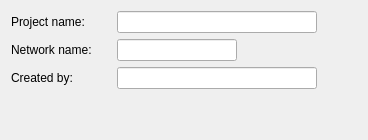
        <widget class="QWidget" name="generalTab">
         <attribute name="title">
          <string>General Info</string>
         </attribute>
         <layout class="QGridLayout" name="gridLayout_9">
          <item row="0" column="0">
           <layout class="QGridLayout" name="generalGridLayout">
            <item row="3" column="0">
             <layout class="QHBoxLayout" name="horizontalLayout_createdBy">
              <item>
               <widget class="QLabel" name="label_createdBy">
                <property name="sizePolicy">
                 <sizepolicy hsizetype="Fixed" vsizetype="Preferred">
                  <horstretch>0</horstretch>
                  <verstretch>0</verstretch>
                 </sizepolicy>
                </property>
                <property name="minimumSize">
                 <size>
                  <width>100</width>
                  <height>0</height>
                 </size>
                </property>
                <property name="maximumSize">
                 <size>
                  <width>130</width>
                  <height>16777215</height>
                 </size>
                </property>
                <property name="text">
                 <string>Created by:</string>
                </property>
               </widget>
              </item>
              <item>
               <widget class="QLineEdit" name="lineEdit_createdBy">
                <property name="minimumSize">
                 <size>
                  <width>200</width>
                  <height>0</height>
                 </size>
                </property>
               </widget>
              </item>
              <item>
               <spacer name="horizontalSpacer_2">
                <property name="orientation">
                 <enum>Qt::Horizontal</enum>
                </property>
                <property name="sizeHint" stdset="0">
                 <size>
                  <width>40</width>
                  <height>20</height>
                 </size>
                </property>
               </spacer>
              </item>
             </layout>
            </item>
            <item row="0" column="0">
             <layout class="QHBoxLayout" name="horizontalLayout_projectName">
              <item>
               <widget class="QLabel" name="label_projectName">
                <property name="sizePolicy">
                 <sizepolicy hsizetype="Fixed" vsizetype="Preferred">
                  <horstretch>0</horstretch>
                  <verstretch>0</verstretch>
                 </sizepolicy>
                </property>
                <property name="minimumSize">
                 <size>
                  <width>100</width>
                  <height>0</height>
                 </size>
                </property>
                <property name="maximumSize">
                 <size>
                  <width>130</width>
                  <height>16777215</height>
                 </size>
                </property>
                <property name="text">
                 <string>Project name:</string>
                </property>
               </widget>
              </item>
              <item>
               <widget class="QLineEdit" name="lineEdit_projectName">
                <property name="minimumSize">
                 <size>
                  <width>200</width>
                  <height>0</height>
                 </size>
                </property>
               </widget>
              </item>
              <item>
               <spacer name="horizontalSpacer">
                <property name="orientation">
                 <enum>Qt::Horizontal</enum>
                </property>
                <property name="sizeHint" stdset="0">
                 <size>
                  <width>40</width>
                  <height>20</height>
                 </size>
                </property>
               </spacer>
              </item>
             </layout>
            </item>
            <item row="5" column="0">
             <spacer name="verticalSpacer_2">
              <property name="orientation">
               <enum>Qt::Vertical</enum>
              </property>
              <property name="sizeType">
               <enum>QSizePolicy::Expanding</enum>
              </property>
              <property name="sizeHint" stdset="0">
               <size>
                <width>20</width>
                <height>40</height>
               </size>
              </property>
             </spacer>
            </item>
            <item row="1" column="0">
             <layout class="QHBoxLayout" name="horizontalLayout_19">
              <item>
               <widget class="QLabel" name="label_3">
                <property name="sizePolicy">
                 <sizepolicy hsizetype="Fixed" vsizetype="Preferred">
                  <horstretch>0</horstretch>
                  <verstretch>0</verstretch>
                 </sizepolicy>
                </property>
                <property name="minimumSize">
                 <size>
                  <width>100</width>
                  <height>0</height>
                 </size>
                </property>
                <property name="text">
                 <string>Network name:</string>
                </property>
               </widget>
              </item>
              <item>
               <widget class="QLineEdit" name="lineEdit_networkName"/>
              </item>
              <item>
               <spacer name="horizontalSpacer_10">
                <property name="orientation">
                 <enum>Qt::Horizontal</enum>
                </property>
                <property name="sizeHint" stdset="0">
                 <size>
                  <width>40</width>
                  <height>20</height>
                 </size>
                </property>
               </spacer>
              </item>
             </layout>
            </item>
           </layout>
          </item>
         </layout>
        </widget>
